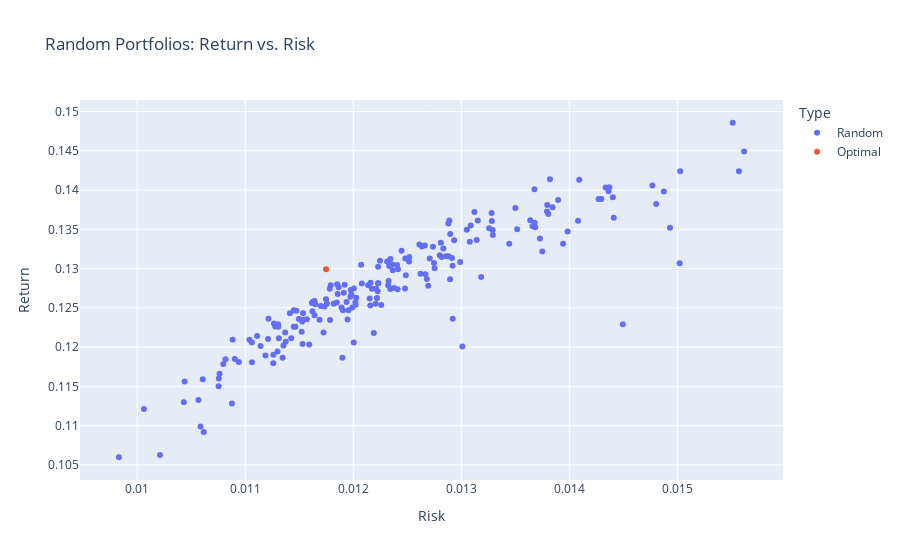

Here is the notebook cell this chart was saved with:
### Code cell
data = {
    'Return' : random_returns,
    'Risk' : random_risks,
    'Type' : ['Random']*num_portfolios
}
for i, stock in enumerate(stocks):
    data[stock] = [round(w[i],2) for w in random_weights]



data = pd.DataFrame(data)

row = {'Return' : opt_return,
       'Risk' : portfoilio_risk(result.x, df.cov().values),
       'Type' : ['Optimal']
       }
for i, stock in enumerate(stocks):
    row[stock] = round(result.x[i], 2)


row = pd.DataFrame(row)
data = pd.concat([data, row])


fig = px.scatter(data, x='Risk', y='Return', color='Type',
                 hover_data={stock: True for stock in stocks},
                 title="Random Portfolios: Return vs. Risk",
                 labels={'Risk': 'Risk', 'Return': 'Return'})


fig.update_layout(
    hovermode='closest',
    xaxis_title="Risk",
    yaxis_title="Return",
    title="Random Portfolios: Return vs. Risk"
)

### Figure 1 — Plotly figure (JSON) as saved in the notebook; plotly's stock layout.template omitted (floating-point values rounded to 4 significant figures; data arrays with more than 128 entries replaced by an {"elided": "..."} marker saying what was removed)
{"data": [{"customdata": {"elided": "200x20 float values"}, "hovertemplate": "Type=Random<br>Risk=%{x}<br>Return=%{y}<br>AAPL=%{customdata[0]}<br>MSFT=%{customdata[1]}<br>AMZN=%{customdata[2]}<br>GOOGL=%{customdata[3]}<br>META=%{customdata[4]}<br>TSLA=%{customdata[5]}<br>NVDA=%{customdata[6]}<br>JNJ=%{customdata[7]}<br>V=%{customdata[8]}<br>JPM=%{customdata[9]}<br>WMT=%{customdata[10]}<br>PG=%{customdata[11]}<br>UNH=%{customdata[12]}<br>DIS=%{customdata[13]}<br>HD=%{customdata[14]}<br>INTC=%{customdata[15]}<br>CSCO=%{customdata[16]}<br>KO=%{customdata[17]}<br>PFE=%{customdata[18]}<br>PEP=%{customdata[19]}<extra></extra>", "legendgroup": "Random", "marker": {"color": "#636efa", "symbol": "circle"}, "mode": "markers", "name": "Random", "orientation": "v", "showlegend": true, "type": "scatter", "x": {"elided": "200 float values"}, "xaxis": "x", "y": {"elided": "200 float values"}, "yaxis": "y"}, {"customdata": [[0.08, 0.07, 0.03, 0.05, 0.03, 0.02, 0.04, 0.05, 0.06, 0.15, 0.02, 0.03, 0.05, 0.05, 0.09, 0.03, 0.04, 0.09, 0.03, 0.01]], "hovertemplate": "Type=Optimal<br>Risk=%{x}<br>Return=%{y}<br>AAPL=%{customdata[0]}<br>MSFT=%{customdata[1]}<br>AMZN=%{customdata[2]}<br>GOOGL=%{customdata[3]}<br>META=%{customdata[4]}<br>TSLA=%{customdata[5]}<br>NVDA=%{customdata[6]}<br>JNJ=%{customdata[7]}<br>V=%{customdata[8]}<br>JPM=%{customdata[9]}<br>WMT=%{customdata[10]}<br>PG=%{customdata[11]}<br>UNH=%{customdata[12]}<br>DIS=%{customdata[13]}<br>HD=%{customdata[14]}<br>INTC=%{customdata[15]}<br>CSCO=%{customdata[16]}<br>KO=%{customdata[17]}<br>PFE=%{customdata[18]}<br>PEP=%{customdata[19]}<extra></extra>", "legendgroup": "Optimal", "marker": {"color": "#EF553B", "symbol": "circle"}, "mode": "markers", "name": "Optimal", "orientation": "v", "showlegend": true, "type": "scatter", "x": [0.01175], "xaxis": "x", "y": [0.1299], "yaxis": "y"}], "layout": {"hovermode": "closest", "legend": {"title": {"text": "Type"}, "tracegroupgap": 0}, "title": {"text": "Random Portfolios: Return vs. Risk"}, "xaxis": {"anchor": "y", "domain": [0, 1], "title": {"text": "Risk"}}, "yaxis": {"anchor": "x", "domain": [0, 1], "title": {"text": "Return"}}}}
